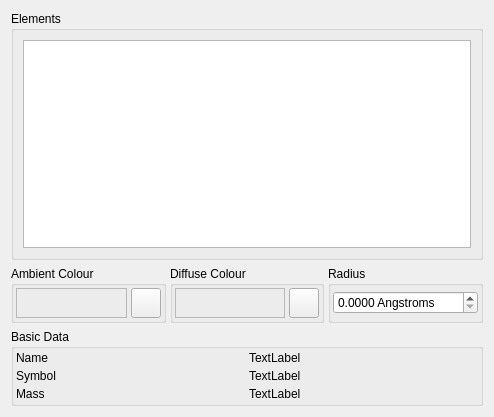
     <widget class="QWidget" name="ElementsTab" >
      <property name="geometry" >
       <rect>
        <x>0</x>
        <y>0</y>
        <width>494</width>
        <height>417</height>
       </rect>
      </property>
      <attribute name="title" >
       <string>Elements</string>
      </attribute>
      <attribute name="icon" >
       <iconset resource="icons.qrc" >
        <normaloff>:/build/icons/build_ptable.svg</normaloff>:/build/icons/build_ptable.svg</iconset>
      </attribute>
      <layout class="QVBoxLayout" name="verticalLayout_5" >
       <item>
        <widget class="QGroupBox" name="ElementListGroup" >
         <property name="sizePolicy" >
          <sizepolicy vsizetype="Preferred" hsizetype="Minimum" >
           <horstretch>0</horstretch>
           <verstretch>0</verstretch>
          </sizepolicy>
         </property>
         <property name="title" >
          <string>Elements</string>
         </property>
         <layout class="QHBoxLayout" name="horizontalLayout" >
          <item>
           <widget class="QListWidget" name="ElementList" >
            <property name="sizePolicy" >
             <sizepolicy vsizetype="Expanding" hsizetype="Preferred" >
              <horstretch>0</horstretch>
              <verstretch>0</verstretch>
             </sizepolicy>
            </property>
            <property name="minimumSize" >
             <size>
              <width>0</width>
              <height>64</height>
             </size>
            </property>
           </widget>
          </item>
         </layout>
        </widget>
       </item>
       <item>
        <layout class="QHBoxLayout" >
         <property name="spacing" >
          <number>4</number>
         </property>
         <property name="margin" >
          <number>0</number>
         </property>
         <item>
          <widget class="QGroupBox" name="ElementAmbientGroup" >
           <property name="sizePolicy" >
            <sizepolicy vsizetype="Minimum" hsizetype="Minimum" >
             <horstretch>0</horstretch>
             <verstretch>0</verstretch>
            </sizepolicy>
           </property>
           <property name="title" >
            <string>Ambient Colour</string>
           </property>
           <layout class="QVBoxLayout" >
            <property name="spacing" >
             <number>4</number>
            </property>
            <property name="margin" >
             <number>2</number>
            </property>
            <item>
             <layout class="QHBoxLayout" >
              <property name="spacing" >
               <number>4</number>
              </property>
              <property name="margin" >
               <number>0</number>
              </property>
              <item>
               <widget class="TColourFrame" name="ElementAmbientColourFrame" >
                <property name="sizePolicy" >
                 <sizepolicy vsizetype="Preferred" hsizetype="Preferred" >
                  <horstretch>0</horstretch>
                  <verstretch>0</verstretch>
                 </sizepolicy>
                </property>
                <property name="frameShape" >
                 <enum>QFrame::StyledPanel</enum>
                </property>
                <property name="frameShadow" >
                 <enum>QFrame::Raised</enum>
                </property>
               </widget>
              </item>
              <item>
               <widget class="QPushButton" name="ElementAmbientColourButton" >
                <property name="sizePolicy" >
                 <sizepolicy vsizetype="Preferred" hsizetype="Preferred" >
                  <horstretch>0</horstretch>
                  <verstretch>0</verstretch>
                 </sizepolicy>
                </property>
                <property name="minimumSize" >
                 <size>
                  <width>16</width>
                  <height>16</height>
                 </size>
                </property>
                <property name="maximumSize" >
                 <size>
                  <width>30</width>
                  <height>30</height>
                 </size>
                </property>
                <property name="text" >
                 <string/>
                </property>
                <property name="icon" >
                 <iconset resource="icons.qrc" >
                  <normaloff>:/basic/icons/basic_colour.svg</normaloff>:/basic/icons/basic_colour.svg</iconset>
                </property>
                <property name="autoDefault" >
                 <bool>false</bool>
                </property>
               </widget>
              </item>
             </layout>
            </item>
           </layout>
          </widget>
         </item>
         <item>
          <widget class="QGroupBox" name="ElementDiffuseGroup" >
           <property name="sizePolicy" >
            <sizepolicy vsizetype="Minimum" hsizetype="Minimum" >
             <horstretch>0</horstretch>
             <verstretch>0</verstretch>
            </sizepolicy>
           </property>
           <property name="title" >
            <string>Diffuse Colour</string>
           </property>
           <layout class="QVBoxLayout" >
            <property name="spacing" >
             <number>4</number>
            </property>
            <property name="margin" >
             <number>2</number>
            </property>
            <item>
             <layout class="QHBoxLayout" >
              <property name="spacing" >
               <number>4</number>
              </property>
              <property name="margin" >
               <number>0</number>
              </property>
              <item>
               <widget class="TColourFrame" name="ElementDiffuseColourFrame" >
                <property name="sizePolicy" >
                 <sizepolicy vsizetype="Preferred" hsizetype="Preferred" >
                  <horstretch>0</horstretch>
                  <verstretch>0</verstretch>
                 </sizepolicy>
                </property>
                <property name="frameShape" >
                 <enum>QFrame::StyledPanel</enum>
                </property>
                <property name="frameShadow" >
                 <enum>QFrame::Raised</enum>
                </property>
               </widget>
              </item>
              <item>
               <widget class="QPushButton" name="ElementDiffuseColourButton" >
                <property name="sizePolicy" >
                 <sizepolicy vsizetype="Preferred" hsizetype="Preferred" >
                  <horstretch>0</horstretch>
                  <verstretch>0</verstretch>
                 </sizepolicy>
                </property>
                <property name="minimumSize" >
                 <size>
                  <width>30</width>
                  <height>30</height>
                 </size>
                </property>
                <property name="maximumSize" >
                 <size>
                  <width>30</width>
                  <height>30</height>
                 </size>
                </property>
                <property name="text" >
                 <string/>
                </property>
                <property name="icon" >
                 <iconset resource="icons.qrc" >
                  <normaloff>:/basic/icons/basic_colour.svg</normaloff>:/basic/icons/basic_colour.svg</iconset>
                </property>
                <property name="autoDefault" >
                 <bool>false</bool>
                </property>
               </widget>
              </item>
             </layout>
            </item>
           </layout>
          </widget>
         </item>
         <item>
          <widget class="QGroupBox" name="ElementRadiusGroup" >
           <property name="sizePolicy" >
            <sizepolicy vsizetype="Minimum" hsizetype="Preferred" >
             <horstretch>0</horstretch>
             <verstretch>0</verstretch>
            </sizepolicy>
           </property>
           <property name="title" >
            <string>Radius</string>
           </property>
           <layout class="QHBoxLayout" >
            <property name="spacing" >
             <number>4</number>
            </property>
            <property name="margin" >
             <number>2</number>
            </property>
            <item>
             <widget class="QDoubleSpinBox" name="ElementRadiusSpin" >
              <property name="sizePolicy" >
               <sizepolicy vsizetype="Fixed" hsizetype="Preferred" >
                <horstretch>0</horstretch>
                <verstretch>0</verstretch>
               </sizepolicy>
              </property>
              <property name="suffix" >
               <string> Angstroms</string>
              </property>
              <property name="decimals" >
               <number>4</number>
              </property>
              <property name="singleStep" >
               <double>0.010000000000000</double>
              </property>
             </widget>
            </item>
           </layout>
          </widget>
         </item>
        </layout>
       </item>
       <item>
        <widget class="QGroupBox" name="groupBox" >
         <property name="sizePolicy" >
          <sizepolicy vsizetype="Preferred" hsizetype="Preferred" >
           <horstretch>0</horstretch>
           <verstretch>0</verstretch>
          </sizepolicy>
         </property>
         <property name="title" >
          <string>Basic Data</string>
         </property>
         <layout class="QGridLayout" >
          <property name="margin" >
           <number>2</number>
          </property>
          <property name="spacing" >
           <number>4</number>
          </property>
          <item row="1" column="1" >
           <widget class="QLabel" name="ElementSymbolLabel" >
            <property name="sizePolicy" >
             <sizepolicy vsizetype="Preferred" hsizetype="Preferred" >
              <horstretch>0</horstretch>
              <verstretch>0</verstretch>
             </sizepolicy>
            </property>
            <property name="text" >
             <string>TextLabel</string>
            </property>
           </widget>
          </item>
          <item row="0" column="0" >
           <widget class="QLabel" name="label64574" >
            <property name="text" >
             <string>Name</string>
            </property>
           </widget>
          </item>
          <item row="2" column="1" >
           <widget class="QLabel" name="ElementMassLabel" >
            <property name="sizePolicy" >
             <sizepolicy vsizetype="Preferred" hsizetype="Preferred" >
              <horstretch>0</horstretch>
              <verstretch>0</verstretch>
             </sizepolicy>
            </property>
            <property name="text" >
             <string>TextLabel</string>
            </property>
           </widget>
          </item>
          <item row="0" column="1" >
           <widget class="QLabel" name="ElementNameLabel" >
            <property name="sizePolicy" >
             <sizepolicy vsizetype="Preferred" hsizetype="Preferred" >
              <horstretch>0</horstretch>
              <verstretch>0</verstretch>
             </sizepolicy>
            </property>
            <property name="text" >
             <string>TextLabel</string>
            </property>
           </widget>
          </item>
          <item row="2" column="0" >
           <widget class="QLabel" name="label64574_3" >
            <property name="text" >
             <string>Mass</string>
            </property>
           </widget>
          </item>
          <item row="1" column="0" >
           <widget class="QLabel" name="label64574_2" >
            <property name="text" >
             <string>Symbol</string>
            </property>
           </widget>
          </item>
         </layout>
        </widget>
       </item>
      </layout>
     </widget>
